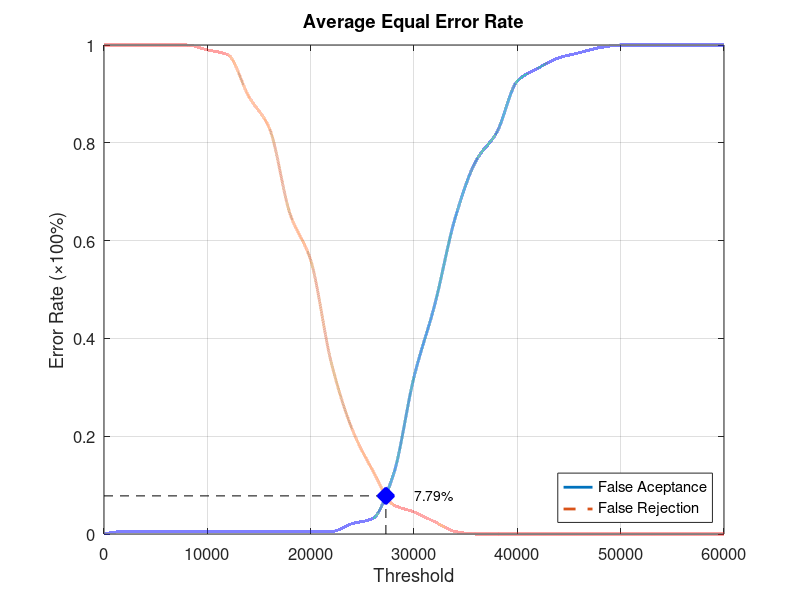
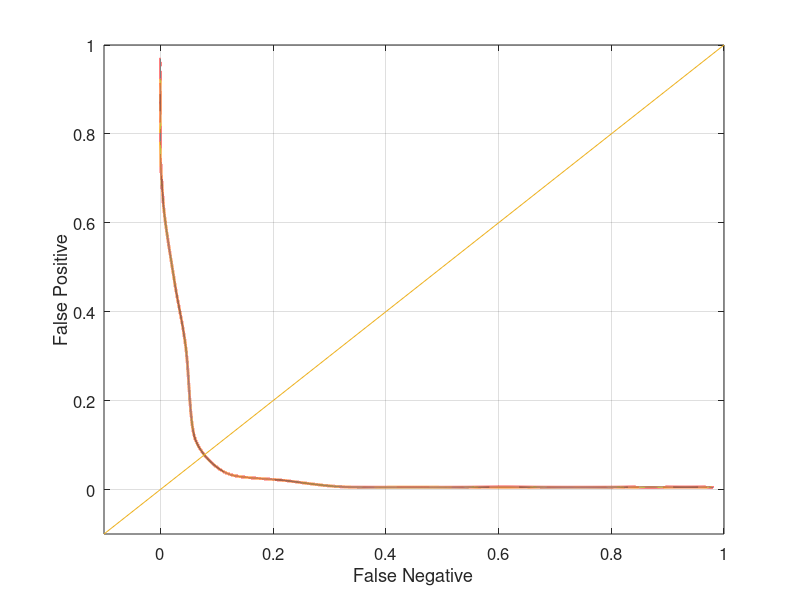

Source code (MATLAB) for these figures, in order:
function yEER = Database3_3
close all;
clear;
clc;
x = 0:2000:60000;
xq = 0:0.5:60000;

y0 = [0 0.00526316 0.00526316 0.00526316 0.00526316 0.00526316 0.00526316 0.00526316 0.00526316 0.00526316 0.00526316 0.00526316 0.0210526 0.0315789 0.121053 0.321053 0.468421 0.647368 0.763158 0.821053 0.926316 0.952632 0.973684 0.984211 0.994737 1 1 1 1 1 1];
yy0 = interp1(x, y0, xq, 'pchip');
y1 = [1 1 1 1 1 0.99 0.98 0.895 0.83 0.655 0.56 0.35 0.215 0.13 0.06 0.045 0.025 0.005 0 0 0 0 0 0 0 0 0 0 0 0 0];
yy1 = interp1(x, y1, xq, 'pchip');

% Calculating EER: 
y2 = abs(y0 - y1);
find(y2 == min(y2))
yy2 = abs(yy0 - yy1);
xEER = find(yy2 == min(yy2));
xEERIndex = xq(xEER) % X-axis EER
yEER = yy0(xEER) % Y-axis EER

main = figure
plot(xq, yy0,'-','LineWidth', 2);	hold on
plot(xq, yy1,'--','LineWidth', 2);	hold on
plot([xEERIndex xEERIndex], [0 yEER], 'k--');	hold on
plot([0 xEERIndex], [yEER yEER], 'k--');	hold on
plot(xEERIndex, yEER, 'bx', 'LineWidth', 10);	hold on
text(xEERIndex + 10 * xEERIndex / 100, yEER, [num2str(round((10000 * yEER)) / 100) '%'])
legend('False Aceptance', 'False Rejection', 'Location', 'SouthEast')
xlabel('Threshold')
ylabel('Error Rate (\times100%)')
title('Average Equal Error Rate')
set(gca, 'FontSize', 12)
axis([0 60000 0 1])
grid on

print(main, 'Database3_3Main', '-dpng');
FNRxFPR = figure('Color', [1 1 1]);
plot(yy1, yy0, '-', yy1, yy0, 'LineWidth', 2);
hold on
y = -0.1:0.1:1
plot(y, y); 
set(gca, 'FontSize', 12)
xlabel('False Negative')
ylabel('False Positive')
axis([-0.1 1 -0.1 1])
set(gca, 'FontSize', 12)
grid on

print(FNRxFPR, 'Database3_3FNRxFPR','-dpng');
end
